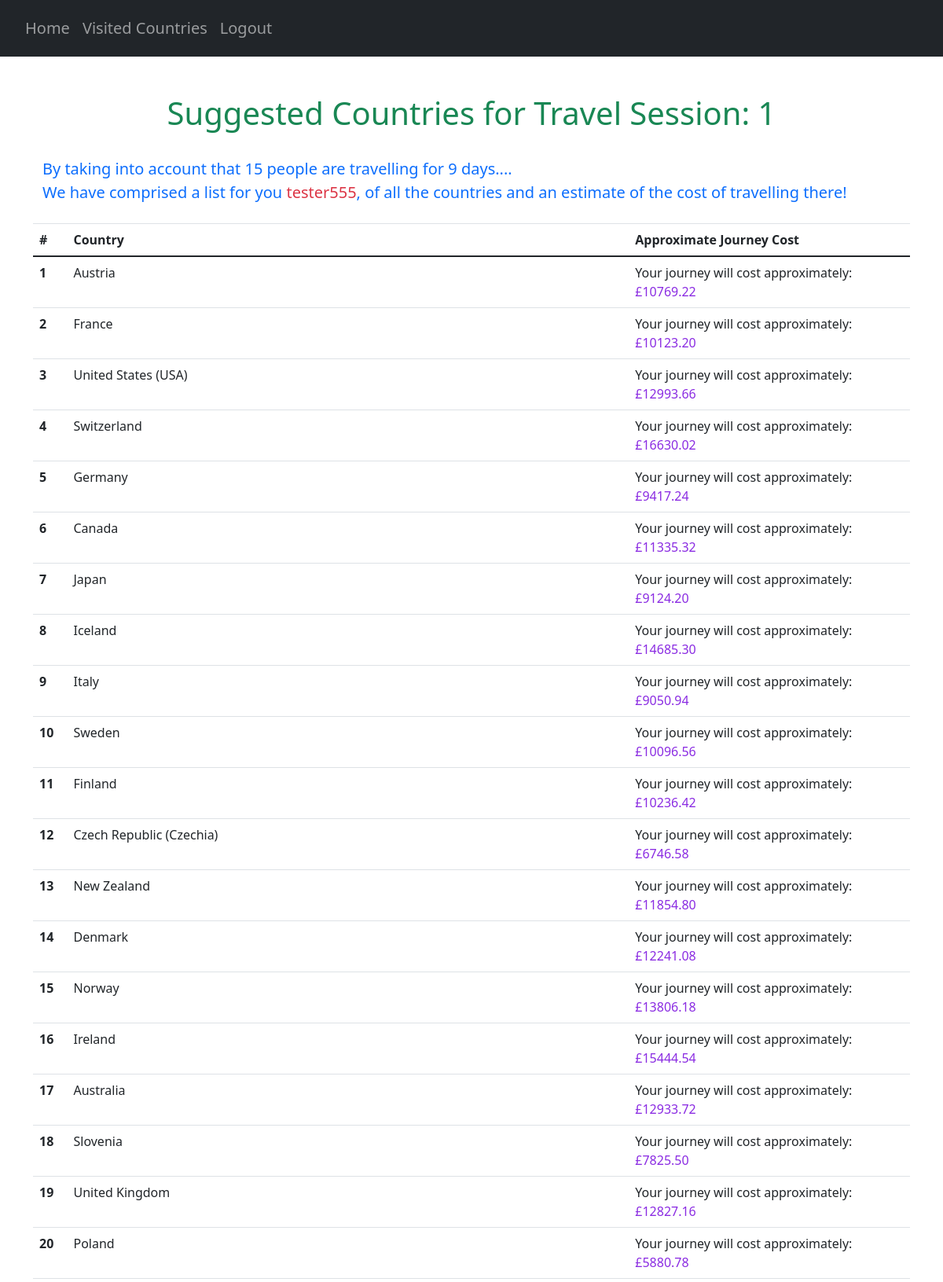
The app's page /suggestions/1 (signed in, upper part) with its own data.
### website/models.py (models this page shows)
class User(db.Model, UserMixin):
    id = db.Column(db.Integer, primary_key=True)
    email = db.Column(db.String(150), unique=True)
    password = db.Column(db.String(150))
    first_name = db.Column(db.String(150))
    countries = db.relationship('UserCountry')
    travel_score = db.relationship('UserTravelScore')

class Country(db.Model):
    country_code = db.Column(db.String(3), primary_key=True)
    country_name = db.Column(db.String(150), unique=True)

### website/views.py (the view)
@views.route("/suggestions/<travelID>", methods=["GET"])
@login_required
def suggestions(travelID):
    countries = Country.query.all()
    AllCountries = {}
    for country in countries:
        AllCountries[country.country_code] = country.country_name
    user_travel_details = []
    try:
        ranked_countries = userCountryScore(travelID, AllCountries)
        ranked_countries_UF = list(map(lambda x: (AllCountries[x[0]], x[1], x[2]), ranked_countries))
        current_travel = UserTravelScore.query.get((current_user.id, travelID))
        num_travellers = current_travel.num_travellers
        travelling_time = current_travel.travelling_time
        user_travel_details.append(travelID)
        user_travel_details.append(num_travellers)
        user_travel_details.append(travelling_time)
        print("THIS IS ALL COUNTRIES", AllCountries)
        print("This is rankedCountriesUF", ranked_countries_UF)
        return render_template("suggestions.html",
                               user=current_user,
                               best_countries=ranked_countries_UF,
                               user_travel=user_travel_details)
    except (AttributeError):
        print("ERROR", traceback.format_exc())
        user_travel_details.append(0)
        user_travel_details.append(1)
        return redirect(url_for('views.noTravel'))

### website/__init__.py (called while the page is built)
def create_app():
    app = Flask(__name__)
    app.config['SECRET_KEY'] = 'pog'
    app.config['SQLALCHEMY_DATABASE_URI'] = f'sqlite:///{DB_NAME}'
    db.init_app(app)
    from .views import views
    from .auth import auth
    app.register_blueprint(views, url_prefix='/')
    app.register_blueprint(auth, url_prefix='/')
    from .models import User, Country, UserCountry, Safety, Cost, CulturalValue, CovidRestrictions
    create_database(app)
    login_manager = LoginManager()
    login_manager.login_view = 'auth.login'
    login_manager.init_app(app)
    @login_manager.user_loader
    def load_user(id):
        return User.query.get(int(id))
    return app

### website/questionHandler.py (called while the page is built)
def doesUserWantThisCountry(countryCode):
    countries = UserCountry.query.all()
    users_countries = []
    for country in countries:
        if country.user_id == current_user.id:
            users_countries.append(country.country_code)
    for country in users_countries:
        if countryCode in users_countries:
            return True
        else:
            return False

def filterPrevCountries(codes, travelID):
    try:
        current_travel = UserTravelScore.query.get((current_user.id, travelID))
    except (sqlite3.IntegrityError, sqlalchemy.exc.IntegrityError) as e:
        print(e)
    prev_countries = getattr(current_travel, "prev_countries")
    if prev_countries == True:
        return codes
    else:
        suggestionsStream = filter(lambda x:not(doesUserWantThisCountry(x)), codes)
        suggestionsStream = list(suggestionsStream)
        return suggestionsStream

def userCountryScore(travelID, countryCodes):
    try:
        current_travel = UserTravelScore.query.get((current_user.id, travelID))
    except (sqlite3.IntegrityError, sqlalchemy.exc.IntegrityError) as e:
        print(e)
    prev_countries = getattr(current_travel, "prev_countries")
    calculateCountryScores(travelID, countryCodes)
    sortedCountries = sortCountries(travelID)
    return sortedCountries

### website/templates/suggestions.html (shortened to what this page needs)
{% extends "base.html" %} {% block title %}Countries{% endblock %}
{% block content %}
<div class="container pt-5">
    <h1 align="center"><span class="text-success">Suggested Countries for Travel Session: {{ user_travel[0] }}</span></h1>
    <p class="pt-4 pb-2 text-primary" id="user-countries-header">
        By taking into account that {{ user_travel[1] }} people are travelling for {{ user_travel[2] }} days....<br>
        We have comprised a list for you <span class="text-danger">{{ current_user.first_name }}</span>,
        of all the countries and an estimate of the cost of travelling there!
    </p>
</div>
<table class="table">
    <thead>
        <tr>
            <th scope="col">#</th>
            <th scope="col">Country</th>
            <th scope="col">Approximate Journey Cost</th>
        </tr>
    </thead>
    <tbody>
        {% for country in best_countries %}
        {% set countryName = country[0] %}
        {% set countryDict = country[2] %}
        {% for roughCostText, roughCost in countryDict.items() %}
            <tr>
                <th scope="row">{{ country[1] }}</th>
                <td>{{ countryName }}</td>
                <td>{{ roughCostText }}: <span class="cost-number">£{{ roughCost}}</span></td>
            </tr>
        {% endfor %}
        {% endfor %}
    </tbody>
</table>
{% endblock %}

### website/static/extra.css (style rules this page uses)
.cost-number { color: blueviolet; }
#user-countries-header { font-size: 20px; }

### records on screen
User: first_name "tester555"
Country: country "1", countryDict "Austria", countryDict "Your journey will cost approximately", countryDict "10769.22"
Country: country "2", countryDict "France", countryDict "Your journey will cost approximately", countryDict "10123.20"
Country: country "3", countryDict "United States (USA)", countryDict "Your journey will cost approximately", countryDict "12993.66"
Country: country "4", countryDict "Switzerland", countryDict "Your journey will cost approximately", countryDict "16630.02"
Country: country "5", countryDict "Germany", countryDict "Your journey will cost approximately", countryDict "9417.24"
Country: country "6", countryDict "Canada", countryDict "Your journey will cost approximately", countryDict "11335.32"
Country: country "7", countryDict "Japan", countryDict "Your journey will cost approximately", countryDict "9124.20"
Country: country "8", countryDict "Iceland", countryDict "Your journey will cost approximately", countryDict "14685.30"
Country: country "9", countryDict "Italy", countryDict "Your journey will cost approximately", countryDict "9050.94"
Country: country "10", countryDict "Sweden", countryDict "Your journey will cost approximately", countryDict "10096.56"
Country: country "11", countryDict "Finland", countryDict "Your journey will cost approximately", countryDict "10236.42"
Country: country "12", countryDict "Czech Republic (Czechia)", countryDict "Your journey will cost approximately", countryDict "6746.58"
Country: country "13", countryDict "New Zealand", countryDict "Your journey will cost approximately", countryDict "11854.80"
Country: country "14", countryDict "Denmark", countryDict "Your journey will cost approximately", countryDict "12241.08"
Country: country "15", countryDict "Norway", countryDict "Your journey will cost approximately", countryDict "13806.18"
Country: country "16", countryDict "Ireland", countryDict "Your journey will cost approximately", countryDict "15444.54"
Country: country "17", countryDict "Australia", countryDict "Your journey will cost approximately", countryDict "12933.72"
Country: country "18", countryDict "Slovenia", countryDict "Your journey will cost approximately", countryDict "7825.50"
Country: country "19", countryDict "United Kingdom", countryDict "Your journey will cost approximately", countryDict "12827.16"
Country: country "20", countryDict "Poland", countryDict "Your journey will cost approximately", countryDict "5880.78"

### other values on screen
{{ user_travel[0] }} "1"
{{ user_travel[1] }} "15"
{{ user_travel[2] }} "9"
